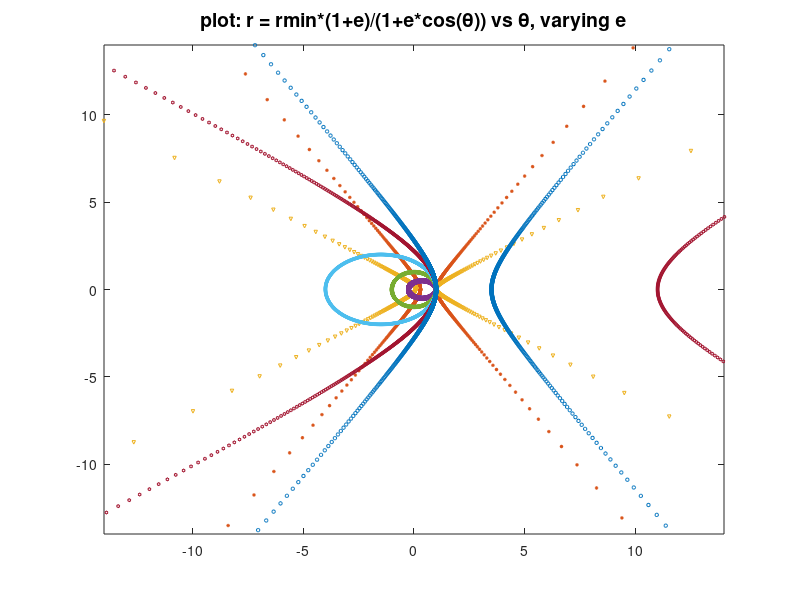

MATLAB code for this plot: (Note: this script raises an error after producing the figure.)
%conic1.m - script for possible conic section curves with rmim and
% eccentricity e.
clear;
L=14;                   %for viewing
th=[0:0.001:2*pi];      %angle range
rmin=1; N=7;            %any rmin, and curves to draw
emin=-1.8;emax=1.8;     %range of e
de=(emax-emin)/(N-1);   %step size
e=[emin:de:emax];
c=get(gca,'ColorOrder');%get available colors to use
stp=cat(2,'o*vsdph');   %plot symbols (more are .ox+*sdv^><ph ) 
cz=size(c);
for i=1:1:N
r=rmin*(1+e(i))./(1+e(i)*cos(th));
x=r.*cos(th);y=r.*sin(th);m=length(x);ms=5;%count points to plot
j=mod(i,cz(1))+1;       %only cz(1) colors available so 1 < j < 7
plot(x(1:ms:m),y(1:ms:m),stp(j),'MarkerSize',2.5,'Color',c(j,:))%in color order
axis ([-L L -L L])
hold on
str=cat(2,'e(',num2str(i),')=',num2str(e(i)));%curve label
sz=size(str); sc(i,1:sz(2))=str;%store labels in sc array according to length
end
str2=cat(2,'plot: r = rmin*(1+e)/(1+e*cos(\theta)) vs \theta, varying e');
title(str2,'FontSize',14)
h=legend(sc,-1);        % place all labels as legend
set(h,'FontSize',12)
xlabel('x=r*cos(\theta)','FontSize',14)
ylabel('y=r*sin(\theta)','FontSize',14)
